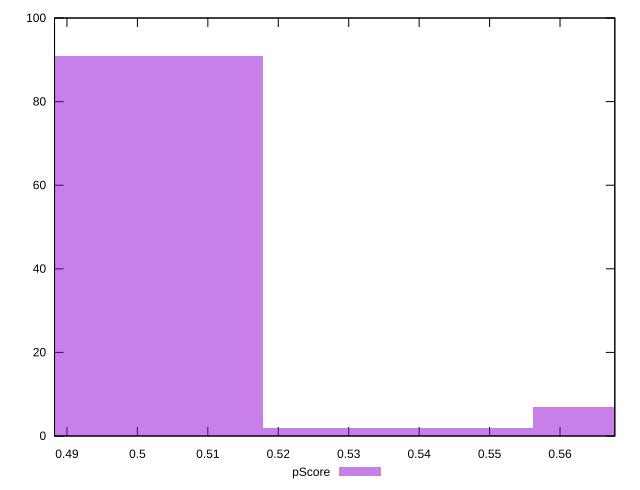

Write gnuplot code to recreate this figure.
reset

$pScore <<EOF
0.49867499977286606 91
0.5753942305071532 7
0.5370346151400096 2
EOF

set key outside below
set boxwidth 0.038359615367143544
set xrange [0.48823529411764705:0.5677777777777777]
set yrange [0:100]
set trange [0:100]
set style fill transparent solid 0.5 noborder
set terminal svg size 640, 490 enhanced background rgb 'white'
set output "report_00025_2021-02-22T21:38:55.199Z/render-blocking-resources/samples/pages+cached+noadtech+nomedia/pScore/histogram.svg"

plot $pScore title "pScore" with boxes

reset
